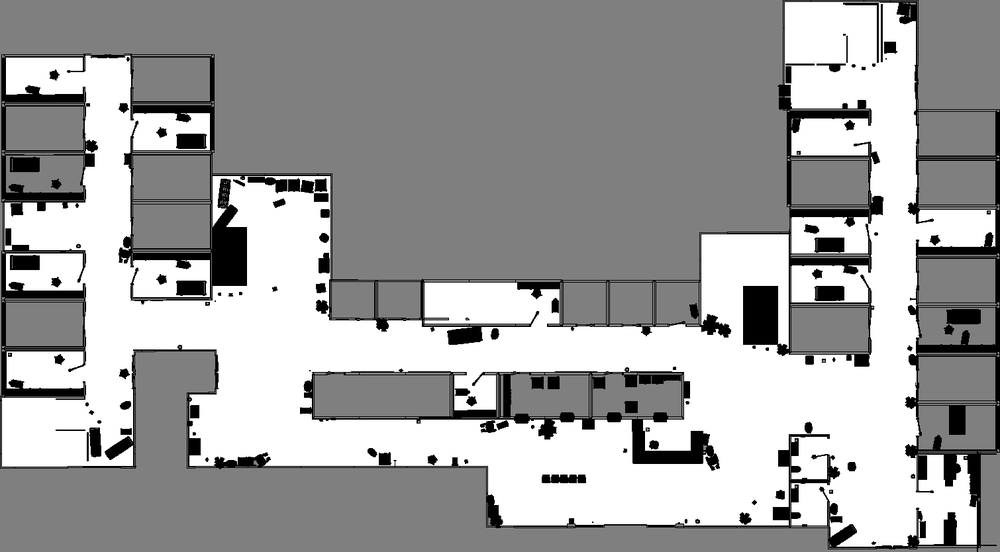
#> input picture IsaacSimGenScript/map/cropped_maps/hospital.png, 1000 x 552 px, shrunk from 1510 x 834 before the run, found by its file name
$ python planner.py
#> lines starting #> are read from the running program, lines starting #| are printed output that depends on the picture; after the words box and inside, x2 and y2 are one past the last pixel; in counts of white or black regions, pixels touching at a corner belong together
import matplotlib
matplotlib.use('Agg')
import matplotlib.pyplot as plt
import numpy as np
import yaml, cv2, sys, os, heapq, pickle
from skimage.morphology import skeletonize
import networkx as nx
from scipy.spatial import KDTree
from scipy import interpolate
from scipy.ndimage import distance_transform_edt

sys.setrecursionlimit(100000)

class ElasticBandPlanner:
    def __init__(self,
                 png_path,
                 yaml_path,
                 inflation_m=0.35,
                 fillet_r=0.9,
                 max_dist_factor=8.0,
                 clearance_factor=1.2,
                 prune_dist_m=2.5,
                 eb_iterations=300,
                 eb_alpha=0.2,
                 eb_beta=0.1,
                 visibility_max_dist_m=20.0):

        # Define output directory: ./trajectory/{scene_name}/
#> called with png_path = '../cropped_maps/hospital.png', yaml_path = '../cropped_maps/hospital.yaml', inflation_m = 0.5, fillet_r = 0.9, max_dist_factor = 8, clearance_factor = 1, prune_dist_m = 2.5, eb_iterations = 200
        scene_name = os.path.splitext(os.path.basename(png_path))[0]
        self.output_dir = os.path.join(os.path.join("trajectory", scene_name), "planner")
        if not os.path.exists(self.output_dir):
            os.makedirs(self.output_dir)

        # Store parameters
        self.inflation_m = inflation_m
        self.fillet_r = fillet_r
        self.max_dist_factor = max_dist_factor
        self.clearance_factor = clearance_factor
        self.prune_dist_m = prune_dist_m
        self.eb_iterations = eb_iterations
        self.eb_alpha = eb_alpha
        self.eb_beta = eb_beta
        self.visibility_dist = visibility_max_dist_m

        # 1. Load Map and Metadata
        with open(yaml_path, 'r') as f:
            cfg = yaml.safe_load(f)
        self.res, self.org = cfg['resolution'], cfg['origin']

        raw_img = cv2.imread(png_path, cv2.IMREAD_GRAYSCALE)
#> raw_img is the input picture: shape (552, 1000); min 0, max 255, mean 160.7
        self.flipped_img = cv2.flip(raw_img, 0)
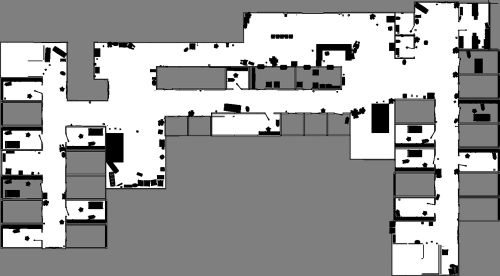
#> self.flipped_img: shape (552, 1000) (shown at 1/2 size); min 0, max 255, mean 160.7
        self.h, self.w = self.flipped_img.shape[:2]

        # 2. Collision Map and Potential Field Preparation
        obs_mask = (self.flipped_img < 200).astype(np.uint8)
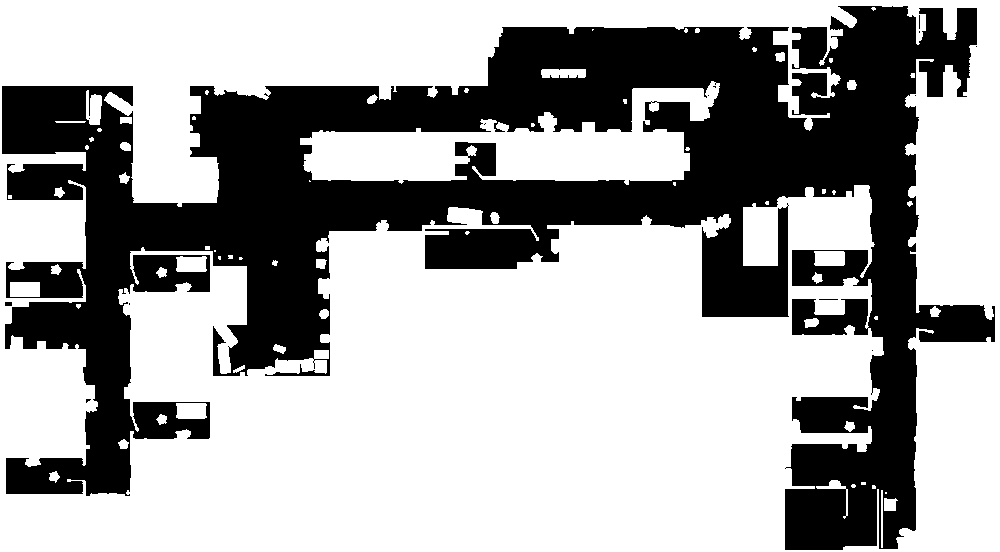
#> obs_mask: shape (552, 1000); values 0 (black) and 1 (white), 64.4% white; 14 black regions (12 under 20 px), largest, box (x1, y1, x2, y2) and area: (2, 6, 995, 550) 196468, (5, 302, 12, 306) 28
        px_radius = int(self.inflation_m / self.res)
        kernel = cv2.getStructuringElement(cv2.MORPH_ELLIPSE, (px_radius*2+1, px_radius*2+1))
        self.collision_map = cv2.dilate(obs_mask, kernel, iterations=1)

        free_space = (self.collision_map == 0).astype(np.uint8)
        self.dist_to_obs = distance_transform_edt(free_space)
        self.grad_y, self.grad_x = np.gradient(self.dist_to_obs)
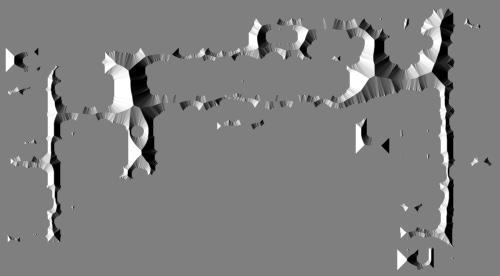
#> self.grad_x: shape (552, 1000) float64 (shown at 1/2 size); min -1, max 1, mean -6.92e-20; drawn with min black and max white

        # 3. Execution Pipeline with English Logging
        self.skeleton = skeletonize(free_space.astype(bool)).astype(np.uint8)
        self.G = nx.Graph()

        print(f">> Initializing planner for scene: {scene_name}")
        print(">> STEP 1: Extracting raw topology from skeleton...")
        self.build_initial_graph_no_filter()
        self.save_debug_plot("01_raw_skeleton.png", "Raw Skeleton Topology")

        print(f">> STEP 2: Iterative factor merging (Initial nodes: {len(self.G.nodes)})...")
        self.iterative_clearance_merge()
        self.save_debug_plot("02_iterative_merged.png", "Topological Node Merging")

        print(">> STEP 3: Pruning isolated components and dead-ends...")
        self.prune_islands()
        self.prune_tentacles()
        self.shrink_dead_ends(1.0)
        self.save_debug_plot("03_pruned_topology.png", "Cleaned Graph Structure")

        print(">> STEP 4: Enhancing connectivity via Visibility Check...")
        self.enhance_connectivity_visibility()
        self.save_debug_plot("04_visibility_enhanced.png", "Visibility Shortcut Connections")

        print(">> STEP 5: Planning A* shortest path (Racing Lines)...")
        self.optimize_all_edges_shortest()
        self.save_debug_plot("05_astar_optimized.png", "A* Geometric Optimization")

        print(f">> STEP 6: Running Elastic Band fluid optimization ({self.eb_iterations} iterations)...")
        self.apply_elastic_band_optimization()
        self.save_debug_plot("06_elastic_band_optimized.png", "Elastic Band Fluid Smoothing")

        print(">> STEP 7: Finalizing results and exporting Roadmap...")
        self.save_results()

    def g2w(self, r, c): return [self.org[0] + c * self.res, self.org[1] + r * self.res]
    def w2g(self, x, y): return int((y - self.org[1]) / self.res), int((x - self.org[0]) / self.res)

    def _get_neighbors(self, r, c, skel_pts):
        pts = []
        for dr, dc in [(-1,-1),(-1,0),(-1,1),(0,-1),(0,1),(1,-1),(1,0),(1,1)]:
            nr, nc = r+dr, c+dc
            if (nr, nc) in skel_pts: pts.append((nr, nc))
        return pts

    def build_initial_graph_no_filter(self):
        rows, cols = np.where(self.skeleton > 0)
#> rows = 4058 values from 19 to 532; cols = 4058 values, max 982 at index 3345, min 16 at index 3876, mean 513.2
        skel_pts = set(zip(rows, cols))
#> skel_pts = 4058 items
        nodes = [p for p in skel_pts if len(self._get_neighbors(p[0], p[1], skel_pts)) != 2]
#> the loop in _get_neighbors, `for dr, dc in [(-1,-1),(-1,0),(-1,1),(0,-1),(0,1),(1,-1),(1,0),(1,1)]:` made 8 passes
#> (nr, nc) on passes 1 to 4: (60, 881), (60, 882), (60, 883), (61, 881)
#> after the loop in _get_neighbors, `for dr, dc in [(-1,-1),(-1,0),(-1,1),(0,-1),(0,1),(1,-1),(1,0),(1,1)]:`: pts = [(60, 882), (62, 882)]
#> the loop in _get_neighbors (call 2), `for dr, dc in [(-1,-1),(-1,0),(-1,1),(0,-1),(0,1),(1,-1),(1,0),(1,1)]:` made 8 passes
#> (nr, nc) on passes 1 to 4: (293, 100), (293, 101), (293, 102), (294, 100)
        for p in nodes: self.G.add_node(p, pos=self.g2w(*p))
#> this loop made 248 passes
#> p on passes 1 to 3: (470, 16), (161, 730), (521, 893)
        processed = set()
        for node in nodes:
            for nbr in self._get_neighbors(node[0], node[1], skel_pts):
                edge_key = tuple(sorted((node, nbr)))
                if edge_key in processed: continue
                path = [node, nbr]; curr, prev = nbr, node
                processed.add(edge_key)
                while curr not in self.G and curr in skel_pts:
                    nxt = [n for n in self._get_neighbors(curr[0], curr[1], skel_pts) if n != prev]
                    if not nxt: break
                    prev, curr = curr, nxt[0]; path.append(curr)
                if curr in self.G and node != curr:
                    self.G.add_edge(node, curr, path=path)
#> this loop made 248 passes
#> the loop in save_debug_plot, `for u, v, data in self.G.edges(data=True):` made 287 passes
#> data on passes 5 to 7: {'path': [(52, 944), (51, 944)]}, {'path': [(52, 944), (52, 945)]}, {'path': [(52, 944), (53, 944)]}
#> (printed output is left out)

    def iterative_clearance_merge(self):
        limit = self.inflation_m * self.max_dist_factor
        while True:
            changed = False
            for u, v in list(self.G.edges()):
                self.G[u][v]['weight'] = np.linalg.norm(np.array(self.G.nodes[u]['pos']) - np.array(self.G.nodes[v]['pos']))
            edges = sorted(list(self.G.edges(data=True)), key=lambda x: x[2]['weight'])
            for u, v, data in edges:
                if u not in self.G or v not in self.G: continue
                dist_m = data['weight']
                if dist_m > limit: continue
                r_px = (dist_m * self.clearance_factor) / (2 * self.res)
                p1, p2 = np.array(u), np.array(v); center = tuple(((p1 + p2) / 2).astype(int))
                mask = np.zeros((self.h, self.w), dtype=np.uint8); cv2.circle(mask, (center[1], center[0]), int(r_px), 1, -1)
                if not np.any(np.logical_and(mask == 1, self.collision_map == 1)):
                    for node in [u, v]:
                        for nbr in list(self.G.neighbors(node)):
                            if nbr != u and nbr != v:
                                p = self.G[node][nbr]['path']
                                if np.linalg.norm(np.array(p[0]) - np.array(node)) < 1.0: p[0] = center
                                else: p[-1] = center
                    self.G = nx.contracted_nodes(self.G, u, v, self_loops=False)
                    self.G.nodes[u]['pos'] = self.g2w(*center); nx.relabel_nodes(self.G, {u: center}, copy=False)
                    changed = True; break
            if not changed: break
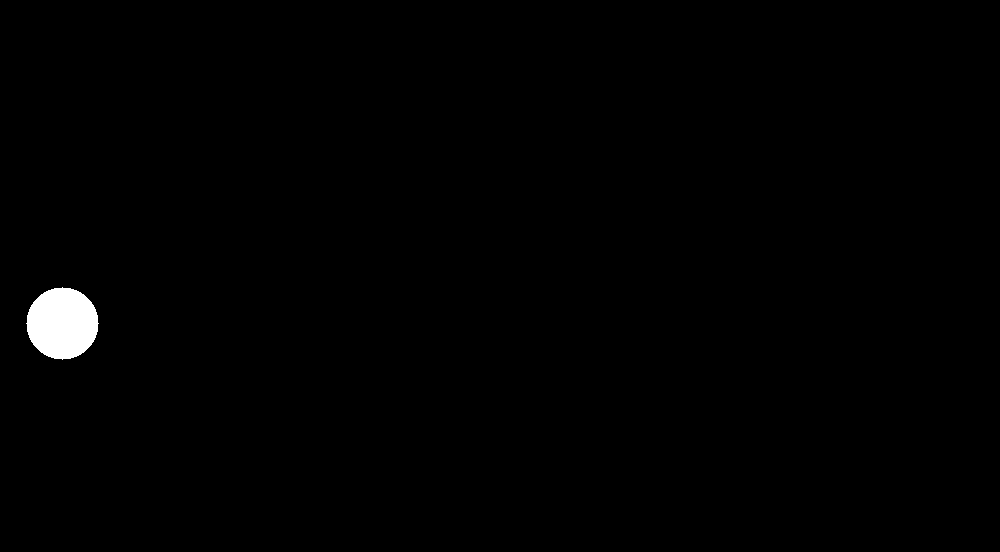
#> mask: shape (552, 1000); values 0 (black) and 1 (white), 0.73% white; 1 white region, box (x1, y1, x2, y2) and area: (26, 287, 99, 360) 4053
        print(f">> Merging completed. Final node count: {len(self.G.nodes)}")
#| >> Merging completed. Final node count: 109
#> the loop in save_debug_plot (call 2), `for u, v, data in self.G.edges(data=True):` made 83 passes
#> (u, v) on passes 1 to 4: ((470, 16), (479, 34)), ((354, 240), (348, 254)), ((468, 67), (468, 72)), ((159, 485), (163, 485))
#> the loop in shrink_dead_ends, `for n in list(self.G.nodes()):` made 29 passes
#> n on passes 1 to 4: (225, 111), (372, 895), (322, 26), (99, 574)
#| >> Shrunk 7 dead-end edges by 1.0m.

    def enhance_connectivity_visibility(self):
        node_list = list(self.G.nodes())
        pos_array = np.array([self.G.nodes[n]['pos'] for n in node_list])
        tree = KDTree(pos_array)
        added_count = 0
        for i, u_node in enumerate(node_list):
            u_pos = np.array(self.G.nodes[u_node]['pos'])
            indices = tree.query_ball_point(u_pos, self.visibility_dist)
            for idx in indices:
                v_node = node_list[idx]
                if u_node == v_node or self.G.has_edge(u_node, v_node): continue
                v_pos = np.array(self.G.nodes[v_node]['pos'])
                dist = np.linalg.norm(u_pos - v_pos)
                num_samples = int(dist / (self.res * 0.5))
                lpts_x, lpts_y = np.linspace(u_pos[0], v_pos[0], num_samples), np.linspace(u_pos[1], v_pos[1], num_samples)
                is_clear = True
                for lx, ly in zip(lpts_x, lpts_y):
                    r, c = self.w2g(lx, ly)
                    if not (0 <= r < self.h and 0 <= c < self.w and self.collision_map[r, c] == 0):
                        is_clear = False; break
                if is_clear:
                    center_px = tuple(((np.array(u_node) + np.array(v_node)) / 2).astype(int))
                    mask = np.zeros((self.h, self.w), dtype=np.uint8); cv2.circle(mask, (center_px[1], center_px[0]), int(dist / (2 * self.res)), 1, -1)
                    if not np.any(np.logical_and(mask == 1, self.collision_map == 1)):
                        r_line = np.linspace(u_node[0], v_node[0], int(dist/self.res)).astype(int)
                        c_line = np.linspace(u_node[1], v_node[1], int(dist/self.res)).astype(int)
                        self.G.add_edge(u_node, v_node, path=list(zip(r_line, c_line))); added_count += 1
#> this loop made 29 passes
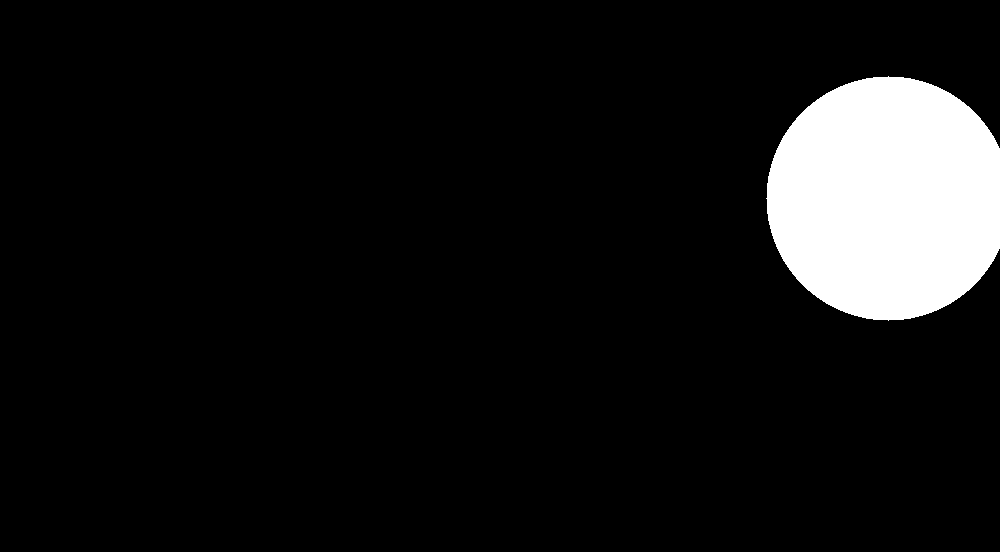
#> mask: shape (552, 1000); values 0 (black) and 1 (white), 8.3% white; 1 white region, box (x1, y1, x2, y2) and area: (766, 76, 1000, 321) 46022
        print(f">> Visibility enhancement: Added {added_count} connections.")
#| >> Visibility enhancement: Added 0 connections.

    def a_star_shortest(self, start, end):
        def h(a, b): return np.linalg.norm(np.array(a) - np.array(b))
        def find_free(p):
            if self.collision_map[p[0], p[1]] == 0: return p
            for r in range(1, 15):
                for dr in range(-r, r+1):
                    for dc in range(-r, r+1):
                        nr, nc = p[0]+dr, p[1]+dc
                        if 0 <= nr < self.h and 0 <= nc < self.w and self.collision_map[nr, nc] == 0: return (nr, nc)
            return p
        s, e = find_free(start), find_free(end)
        close, came, g, o = set(), {}, {s: 0}, [(h(s, e), s)]
        while o:
            curr = heapq.heappop(o)[1]
            if curr == e:
                path = []
                while curr in came: path.append(curr); curr = came[curr]
                path.append(s); return path[::-1]
            close.add(curr)
            for dr, dc in [(-1,0),(1,0),(0,-1),(0,1),(-1,-1),(-1,1),(1,-1),(1,1)]:
                n = (curr[0]+dr, curr[1]+dc)
                if 0 <= n[0] < self.h and 0 <= n[1] < self.w and self.collision_map[n[0], n[1]] == 0:
                    cost = g[curr] + (1.414 if abs(dr)+abs(dc)==2 else 1.0)
                    if n in close and cost >= g.get(n, 0): continue
                    if cost < g.get(n, float('inf')):
                        came[n], g[n] = curr, cost; heapq.heappush(o, (cost+h(n, e), n))
        return [start, end]

    def optimize_all_edges_shortest(self):
        for u, v in self.G.edges(): self.G[u][v]['path'] = self.a_star_shortest(u, v)
#> this loop made 30 passes
#> (u, v) on passes 1 to 4: ((225, 111), (267, 106)), ((225, 111), (214, 268)), ((225, 111), (175, 102)), ((372, 895), (321, 895))

    def apply_elastic_band_optimization(self):
        for u, v, data in self.G.edges(data=True):
            raw_pts = np.array(data['path']).astype(float)
            if len(raw_pts) < 5:
                data['smooth_path'] = np.array([self.g2w(r, c) for r, c in raw_pts])
                continue
            dists = np.sqrt(np.sum(np.diff(raw_pts, axis=0)**2, axis=1))
            cum_dist = np.insert(np.cumsum(dists), 0, 0)
            interp = interpolate.interp1d(cum_dist, raw_pts, axis=0)
            band = interp(np.linspace(0, cum_dist[-1], max(int(cum_dist[-1]), 5)))
            for _ in range(self.eb_iterations):
                internal = np.zeros_like(band); internal[1:-1] = band[:-2] + band[2:] - 2 * band[1:-1]
                rows = np.clip(band[1:-1, 0].astype(int), 0, self.h - 1)
                cols = np.clip(band[1:-1, 1].astype(int), 0, self.w - 1)
                dist_vals = self.dist_to_obs[rows, cols] + 0.1

                force_mag = np.clip(1.0 / (dist_vals ** 2), 0.0, 2.0)
                external = np.zeros_like(band)
                external[1:-1, 1] = self.grad_x[rows, cols] * force_mag
                external[1:-1, 0] = self.grad_y[rows, cols] * force_mag
                step_update = self.eb_alpha * internal + self.eb_beta * external
                step_update = np.clip(step_update, -1.0, 1.0)
                band += step_update
            data['smooth_path'] = np.array([self.g2w(r, c) for r, c in band])

    def prune_islands(self):
        if self.G.number_of_nodes() == 0: return
        largest_cc = max(nx.connected_components(self.G), key=len)
        self.G.remove_nodes_from([n for n in self.G.nodes if n not in largest_cc])

    def prune_tentacles(self):
        while True:
            to_rm = [n for n in self.G.nodes() if self.G.degree(n) == 1 and np.linalg.norm(np.array(self.G.nodes[n]['pos']) - np.array(self.G.nodes[list(self.G.neighbors(n))[0]]['pos'])) < self.prune_dist_m]
            if not to_rm: break
            self.G.remove_nodes_from(to_rm)

    def shrink_dead_ends(self, shrink_dist_m=1.5):

        if self.G.number_of_nodes() == 0: return
        shrink_px = shrink_dist_m / self.res
        mapping = {}

        for n in list(self.G.nodes()):
            if self.G.degree(n) == 1:
                nbr = list(self.G.neighbors(n))[0]
                path = self.G[n][nbr]['path']

                if np.linalg.norm(np.array(path[0]) - np.array(n)) > np.linalg.norm(np.array(path[-1]) - np.array(n)):
                    path = path[::-1]

                dist_accum = 0.0
                new_n = n
                for i in range(len(path) - 1):
                    dist_accum += np.linalg.norm(np.array(path[i+1]) - np.array(path[i]))
                    if dist_accum >= shrink_px:
                        new_n = tuple(path[i+1])
                        self.G[n][nbr]['path'] = path[i+1:] # 截斷舊路徑
                        break

                if new_n != n:
                    self.G.nodes[n]['pos'] = self.g2w(*new_n)
                    mapping[n] = new_n

        if mapping:
            nx.relabel_nodes(self.G, mapping, copy=False)
            print(f">> Shrunk {len(mapping)} dead-end edges by {shrink_dist_m}m.")

    def check_collision(self, pts):
        for pt in pts:
            r, c = self.w2g(pt[0], pt[1])
            if not (0 <= r < self.h and 0 <= c < self.w and self.collision_map[r, c] == 0): return True
        return False

    def get_filleted_turn(self, edge_a, edge_b, node, radius):
        pos = self.G.nodes[node]['pos']
        la = edge_a if np.linalg.norm(edge_a[0] - pos) < 0.1 else edge_a[::-1]
        lb = edge_b if np.linalg.norm(edge_b[0] - pos) < 0.1 else edge_b[::-1]
        def find_p(line, d):
            cur = 0
            for i in range(len(line)-1):
                cur += np.linalg.norm(line[i+1]-line[i])
                if cur >= d: return line[i+1]
            return line[-1]
        p1, p2, t = find_p(la, radius), find_p(lb, radius), np.linspace(0, 1, 25)
        return ((1-t)**2)[:, None] * p1 + (2*(1-t)*t)[:, None] * pos + (t**2)[:, None] * p2

    def save_debug_plot(self, filename, title):
        plt.figure(figsize=(10, 15))
        ext = [self.org[0], self.org[0]+self.w*self.res, self.org[1], self.org[1]+self.h*self.res]
        plt.imshow(self.flipped_img, cmap='gray', origin='lower', extent=ext, alpha=0.3)
        for u, v, data in self.G.edges(data=True):
            if 'smooth_path' in data: pts = data['smooth_path']
            else: pts = np.array([self.g2w(r, c) for r, c in data['path']])
            plt.plot(pts[:, 0], pts[:, 1], 'b-', linewidth=1.2, alpha=0.7)
        pos = nx.get_node_attributes(self.G, 'pos'); coords = np.array(list(pos.values()))
        if len(coords) > 0: plt.scatter(coords[:, 0], coords[:, 1], c='red', s=20, zorder=5)
        plt.title(f"DEBUG: {title} (Nodes: {len(self.G.nodes)})")
        plt.savefig(os.path.join(self.output_dir, filename), dpi=200, bbox_inches='tight'); plt.close()

    def save_results(self):
        plt.figure(figsize=(12, 18))
        ext = [self.org[0], self.org[0]+self.w*self.res, self.org[1], self.org[1]+self.h*self.res]
        plt.imshow(self.flipped_img, cmap='gray', origin='lower', extent=ext, alpha=0.4)
        for u, v, data in self.G.edges(data=True):
            if 'smooth_path' in data: plt.plot(data['smooth_path'][:, 0], data['smooth_path'][:, 1], color='blue', linewidth=1.5, alpha=0.8)
        for n in self.G.nodes():
            if self.G.degree(n) > 1:
                adj = list(self.G.edges(n, data=True))
                for i in range(len(adj)):
                    for j in range(i+1, len(adj)):
                        r = self.fillet_r
                        while r >= 0.15:
                            p = self.get_filleted_turn(adj[i][2]['smooth_path'], adj[j][2]['smooth_path'], n, r)
                            if not self.check_collision(p): plt.plot(p[:,0], p[:,1], color='green', linewidth=2.5, alpha=0.8); break
                            r -= 0.1
#> this loop made 29 passes
        pos = nx.get_node_attributes(self.G, 'pos'); coords = np.array(list(pos.values()))
        if len(coords) > 0: plt.scatter(coords[:, 0], coords[:, 1], c='red', s=40, zorder=10)
        plt.title("Final Elastic Band Optimized Roadmap")
        plt.savefig(os.path.join(self.output_dir, "final_roadmap.png"), dpi=300, bbox_inches='tight')
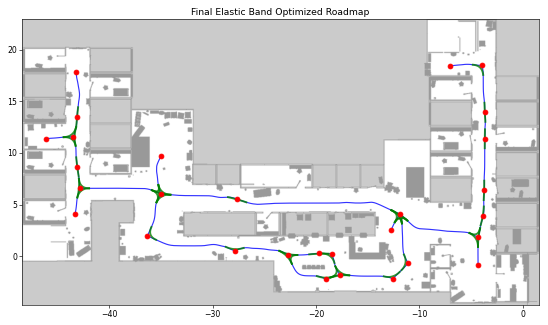
#> figure drawn by matplotlib, 1 panel

        # Binary Graph Export (The data file for path planning)
        roadmap_data_path = os.path.join(self.output_dir, "roadmap.pkl")
        with open(roadmap_data_path, 'wb') as f:
            pickle.dump(self.G, f)
        print(f">> Final roadmap data saved to: {roadmap_data_path}")

if __name__ == "__main__":
    planner = ElasticBandPlanner(
        png_path='../cropped_maps/hospital.png',
        yaml_path='../cropped_maps/hospital.yaml',
        inflation_m=0.5,
        fillet_r=0.9,
        max_dist_factor=8.0,
        clearance_factor=1.0,
        prune_dist_m=2.5,
        eb_iterations=200,
        eb_alpha=0.2,
        eb_beta=0.1,
        visibility_max_dist_m=20.0
    )
